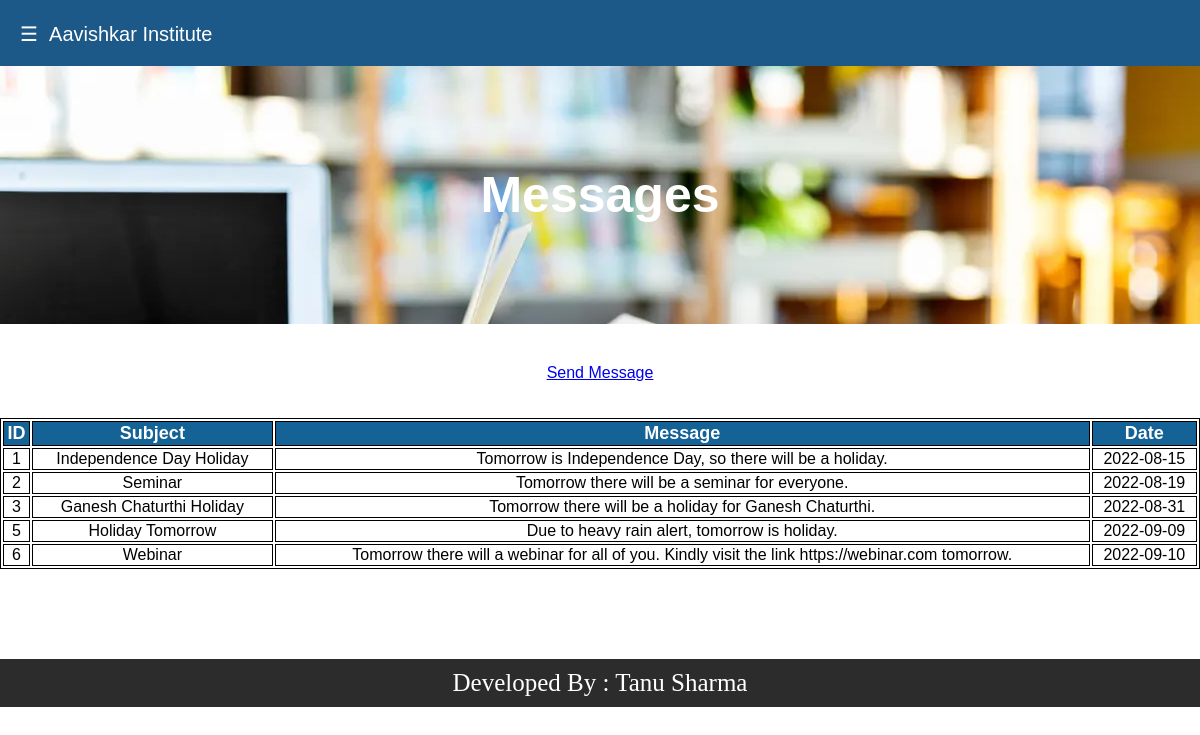
/admin/messages.php (signed in), run on the app's committed database.
### tables this page shows
CREATE TABLE `messages` (
  `id` int(100) NOT NULL,
  `subject` varchar(500) NOT NULL,
  `message` varchar(500) NOT NULL,
  `date` date NOT NULL
);

### admin/messages.php (the view)
<!DOCTYPE html>
<?php include("header.php"); ?>
<html>
   <body>
	<h1>Messages</h1>
	<center><a href="sendmsg.php">Send Message</a></center><br><br>
	<table border="1" bordercolor="black" width="100%">
		<tr>
		<th>ID</th>
		<th>Subject</th>
		<th>Message</th>
		<th>Date</th>
		</tr>
<?php
	$query=mysqli_query($cn,"select * from messages");
	while($rec=mysqli_fetch_array($query))
	{
		echo "<tr>
		<td>".$rec[0]."</td>
		<td>".$rec[1]."</td>
		<td>".$rec[2]."</td>
		<td>".$rec[3]."</td>
		</tr>";
	}
?>
	</table>
   </body>
</html><br>
<?php include("../footer.php"); ?>

### admin/style.css (style rules this page uses)
h1 { text-align: center; font-size: 50px; margin-top: 0px; background-image: url("../images/book.png"); background-size: cover; color: white; padding: 100px; margin-bottom: 40px; }
th { font-size: 18px; background-color: rgb(20, 98, 150); color: white; }
tr { width: 100%; text-align: center; }

### user/headerstyle.css (style rules this page uses)
* { box-sizing: border-box; }
body { margin: 0; font-family: Arial, Helvetica, sans-serif; }

### data on the page
messages: id "1", subject "Independence Day Holiday", message "Tomorrow is Independence Day, so there will be a holiday.", date "2022-08-15"
messages: id "2", subject "Seminar", message "Tomorrow there will be a seminar for everyone.", date "2022-08-19"
messages: id "3", subject "Ganesh Chaturthi Holiday", message "Tomorrow there will be a holiday for Ganesh Chaturthi.", date "2022-08-31"
messages: id "5", subject "Holiday Tomorrow", message "Due to heavy rain alert, tomorrow is holiday.", date "2022-09-09"
messages: id "6", subject "Webinar", message "Tomorrow there will a webinar for all of you. Kindly visit the link https://webinar.com tomorrow.", date "2022-09-10"
